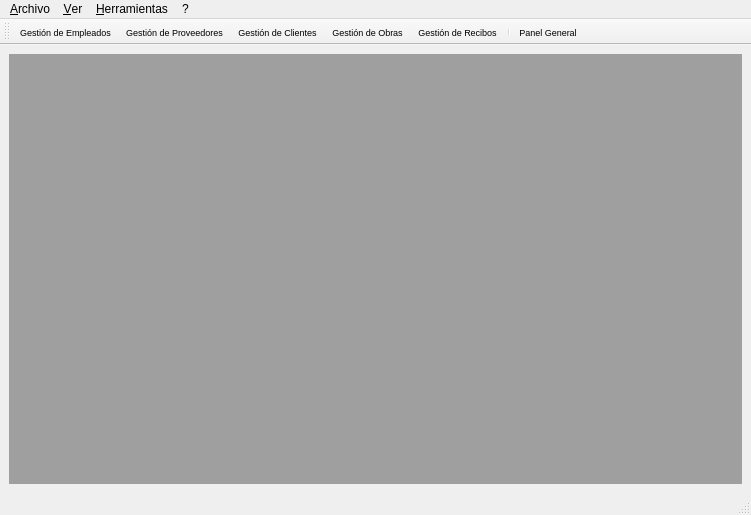
<ui version="4.0" >
 <class>MainWindow</class>
 <widget class="QMainWindow" name="MainWindow" >
  <property name="geometry" >
   <rect>
    <x>0</x>
    <y>0</y>
    <width>751</width>
    <height>515</height>
   </rect>
  </property>
  <property name="windowTitle" >
   <string>Zette - Sistema</string>
  </property>
  <property name="windowIcon" >
   <iconset resource="../resources/qzette.qrc" >
    <normaloff>:/app/images/app/logo.png</normaloff>:/app/images/app/logo.png</iconset>
  </property>
  <widget class="QWidget" name="centralwidget" >
   <layout class="QVBoxLayout" name="verticalLayout" >
    <item>
     <widget class="QMdiArea" name="mdiArea" />
    </item>
   </layout>
  </widget>
  <widget class="QStatusBar" name="statusbar" />
  <widget class="QToolBar" name="toolBarTools" >
   <property name="font" >
    <font>
     <pointsize>7</pointsize>
    </font>
   </property>
   <property name="windowTitle" >
    <string>Herramientas</string>
   </property>
   <property name="toolButtonStyle" >
    <enum>Qt::ToolButtonTextUnderIcon</enum>
   </property>
   <attribute name="toolBarArea" >
    <enum>TopToolBarArea</enum>
   </attribute>
   <attribute name="toolBarBreak" >
    <bool>false</bool>
   </attribute>
   <addaction name="action_EmployedManage" />
   <addaction name="action_SupplierManage" />
   <addaction name="action_CustomerManage" />
   <addaction name="action_BuildingManage" />
   <addaction name="action_ReceiptManage" />
   <addaction name="separator" />
   <addaction name="action_GeneralPanel" />
  </widget>
  <widget class="QMenuBar" name="menubar" >
   <property name="geometry" >
    <rect>
     <x>0</x>
     <y>0</y>
     <width>751</width>
     <height>28</height>
    </rect>
   </property>
   <widget class="QMenu" name="menu_File" >
    <property name="title" >
     <string>&amp;Archivo</string>
    </property>
    <addaction name="separator" />
    <addaction name="separator" />
    <addaction name="action_Print" />
    <addaction name="separator" />
    <addaction name="action_Quit" />
   </widget>
   <widget class="QMenu" name="menu_Tools" >
    <property name="title" >
     <string>&amp;Herramientas</string>
    </property>
    <addaction name="separator" />
    <addaction name="action_ReceiptManage" />
    <addaction name="action_BuildingManage" />
    <addaction name="action_CustomerManage" />
    <addaction name="action_SupplierManage" />
    <addaction name="action_EmployedManage" />
    <addaction name="separator" />
    <addaction name="action_GeneralPanel" />
    <addaction name="separator" />
   </widget>
   <widget class="QMenu" name="menu_View" >
    <property name="title" >
     <string>&amp;Ver</string>
    </property>
    <widget class="QMenu" name="menuToolBar" >
     <property name="title" >
      <string>&amp;Barra de Herramientas</string>
     </property>
    </widget>
    <addaction name="menuToolBar" />
   </widget>
   <widget class="QMenu" name="menu_Help" >
    <property name="title" >
     <string>?</string>
    </property>
    <addaction name="action_About" />
   </widget>
   <addaction name="menu_File" />
   <addaction name="menu_View" />
   <addaction name="menu_Tools" />
   <addaction name="menu_Help" />
  </widget>
  <action name="action_Quit" >
   <property name="icon" >
    <iconset resource="../resources/qzette.qrc" >
     <normaloff>:/icons/images/icons/quit.png</normaloff>:/icons/images/icons/quit.png</iconset>
   </property>
   <property name="text" >
    <string>&amp;Salir</string>
   </property>
  </action>
  <action name="action_ToolBar" >
   <property name="text" >
    <string>&amp;Barra de Herramientas</string>
   </property>
  </action>
  <action name="action_About" >
   <property name="text" >
    <string>&amp;Acerca de...</string>
   </property>
  </action>
  <action name="action_CustomerManage" >
   <property name="icon" >
    <iconset resource="../resources/qzette.qrc" >
     <normaloff>:/app/images/app/customer.png</normaloff>:/app/images/app/customer.png</iconset>
   </property>
   <property name="text" >
    <string>Gestión de Clientes</string>
   </property>
  </action>
  <action name="action_SupplierManage" >
   <property name="icon" >
    <iconset resource="../resources/qzette.qrc" >
     <normaloff>:/app/images/app/supplier.png</normaloff>:/app/images/app/supplier.png</iconset>
   </property>
   <property name="text" >
    <string>Gestión de Proveedores</string>
   </property>
  </action>
  <action name="action_GeneralPanel" >
   <property name="icon" >
    <iconset resource="../resources/qzette.qrc" >
     <normaloff>:/app/images/app/generalpanel.png</normaloff>:/app/images/app/generalpanel.png</iconset>
   </property>
   <property name="text" >
    <string>Panel General</string>
   </property>
  </action>
  <action name="action_EmployedManage" >
   <property name="icon" >
    <iconset resource="../resources/qzette.qrc" >
     <normaloff>:/app/images/app/employed.png</normaloff>:/app/images/app/employed.png</iconset>
   </property>
   <property name="text" >
    <string>Gestión de Empleados</string>
   </property>
  </action>
  <action name="action_BuildingManage" >
   <property name="icon" >
    <iconset resource="../resources/qzette.qrc" >
     <normaloff>:/app/images/app/building.png</normaloff>:/app/images/app/building.png</iconset>
   </property>
   <property name="text" >
    <string>Gestión de Obras</string>
   </property>
  </action>
  <action name="action_ReceiptManage" >
   <property name="icon" >
    <iconset resource="../resources/qzette.qrc" >
     <normaloff>:/app/images/app/receipt.png</normaloff>:/app/images/app/receipt.png</iconset>
   </property>
   <property name="text" >
    <string>Gestión de Recibos</string>
   </property>
  </action>
  <action name="action_Print" >
   <property name="icon" >
    <iconset resource="../resources/qzette.qrc" >
     <normaloff>:/icons/images/icons/print.png</normaloff>:/icons/images/icons/print.png</iconset>
   </property>
   <property name="text" >
    <string>Imprimir...</string>
   </property>
   <property name="shortcut" >
    <string>Ctrl+P</string>
   </property>
  </action>
 </widget>
 <resources>
  <include location="../resources/qzette.qrc" />
 </resources>
 <connections/>
</ui>
